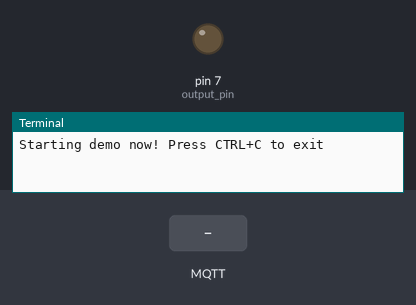
Bench run of a program on a simulated Raspberry Pi (header pin numbers). On the bench: output pins drawn as LEDs (lit = HIGH), the last lines printed to the terminal. The test bench sets the inputs (shaded band). No MQTT or app messages arrive unless stated.

Above: at 1.2 s.
1.3 s: MQTT message "1" arrives on the first subscribed topic
At 1.6 s:
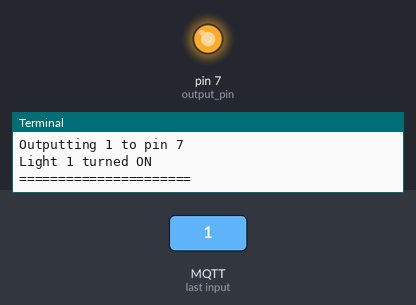
2.8 s: MQTT message "0" arrives on the first subscribed topic
At 4.0 s:
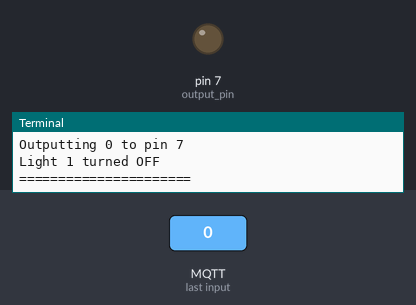
4.3 s: MQTT message "on" arrives on the first subscribed topic
At 5.1 s:
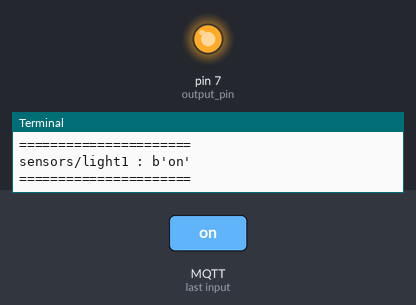
Timing chart, 0 to 7.3 s (numbered marks = the images above; inputs shaded):
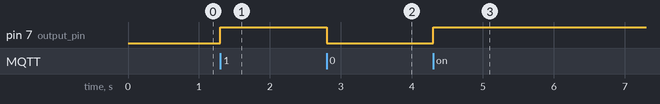

The program:

mqtt_gpio.py
```python
#!/usr/bin/env python
# Author: Ashutosh Mohanty
# Date created: 19/07/2021

import RPi.GPIO as GPIO
import paho.mqtt.client as mqtt
import paho.mqtt.subscribe as subscribe
import time

print("Starting demo now! Press CTRL+C to exit")
GPIO.setwarnings(False)

def print_msg(client, userdata, message):
    # Pin Definitions
    output_pin = 7
    # Pin Setup:
    # GPIO.setmode(GPIO.BCM)  # BCM pin-numbering scheme from Raspberry Pi
    GPIO.setmode(GPIO.BOARD)
    # set pin as an output pin with optional initial state of HIGH
    GPIO.setup(output_pin, GPIO.OUT, initial=GPIO.HIGH)

    message_topic = message.topic
    message_payload = message.payload
    message_payload = message_payload.decode('utf-8')
    print("%s : %s" % (message.topic, message.payload))

    if message_payload == '1':
        print("Outputting {} to pin {}".format(GPIO.HIGH, output_pin))
        GPIO.output(output_pin, GPIO.HIGH)
        print("Light 1 turned ON")
    elif message_payload == '0':
        print("Outputting {} to pin {}".format(GPIO.LOW, output_pin))
        GPIO.output(output_pin, GPIO.LOW)
        print("Light 1 turned OFF")
    print("======================")
subscribe.callback(print_msg, "sensors/light1", hostname="mqtt.eclipseprojects.io")
```

Measured:
- after the input at 1.3 s, pin 7 (output_pin): LOW → HIGH at once
- after the input at 2.8 s, pin 7 (output_pin): HIGH → LOW at once
- after the input at 4.3 s, pin 7 (output_pin): LOW → HIGH at once
